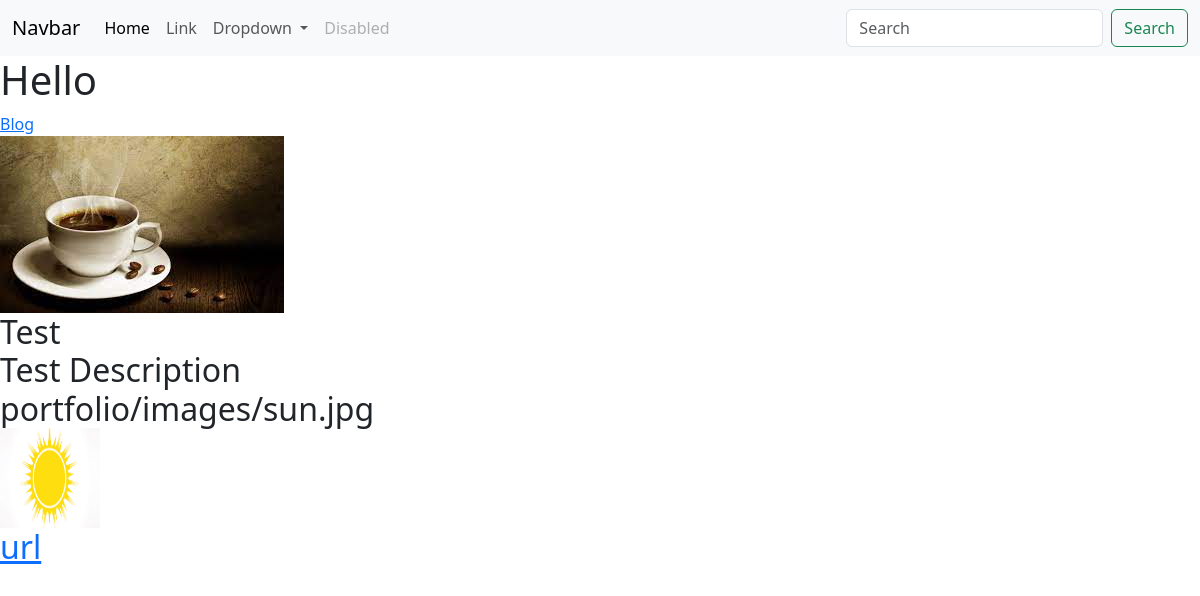
The app's page /, older data.
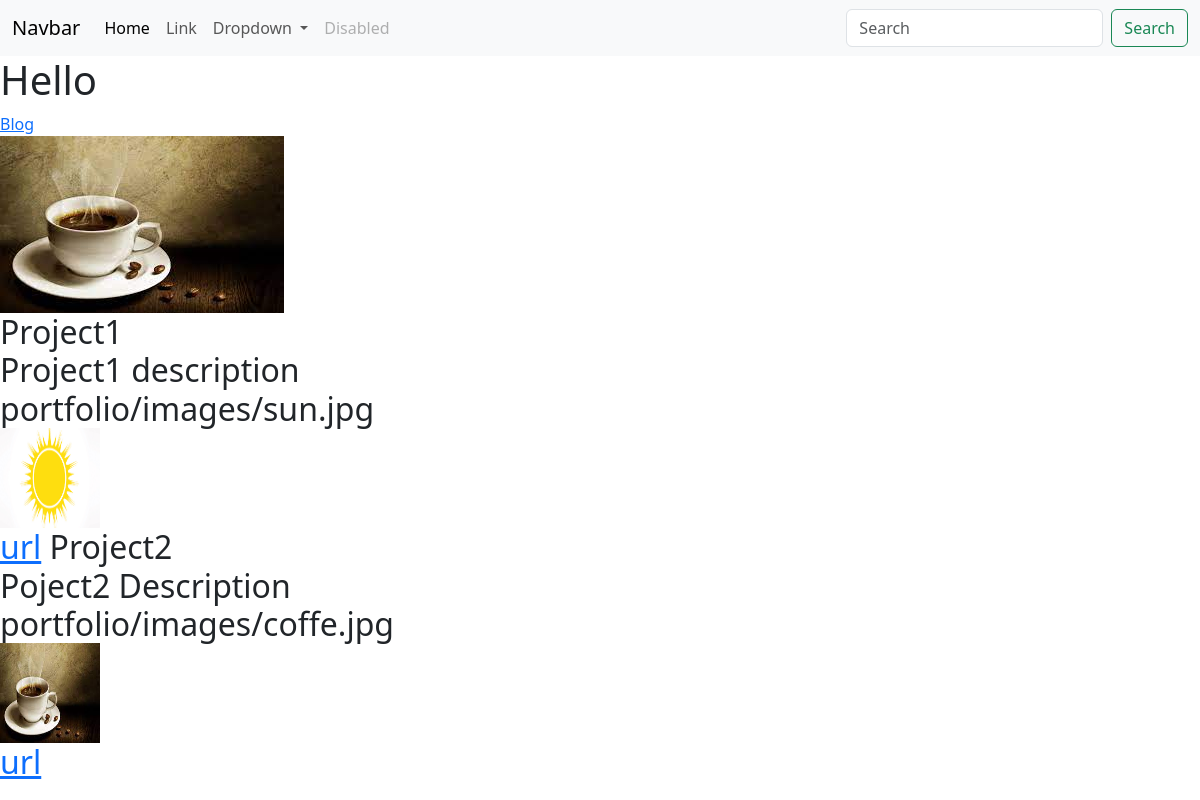
The same page, newer data.
### portfolio/models.py (models this page shows)
class Project(models.Model):
    title = models.CharField(max_length=100)
    description = models.CharField(max_length=250)
    image = models.ImageField(upload_to='portfolio/images/')
    url = models.URLField(blank=True)

### portfolio/views.py (the view)
# urls.py: 2. Add a URL to urlpatterns:  path('', views.home, name='home')
def home(request):
    projects = Project.objects.all();
    return render(request,'portfolio/home.html',{'projects':projects})

### portfolio/templates/portfolio/home.html
{% extends 'portfolio/base.html'%} {%block content%}
<h1>Hello</h1>
{% load static %}
<a href="{% url 'blog:all_blogs' %}"> Blog</a>
<br />
<img src=" {% static 'portfolio/pic.jpg' %} " />
<h2>
  {% for project in projects %} {{ project.title}}<br />
  {{ project.description}}<br />
  {{ project.image}} <br />
  <img src="{{ project.image.url}}" height="100" width="100" /><br />
  <a href="{{ project.url}}">url</a>
  {% endfor %}
</h2>
{%endblock%}

Row changes from the older to the newer data that the page shows:
changed Project "portfolio/images/sun.jpg": title "Test" → "Project1"; description "Test Description" → "Project1 description"
added Project: title "Project2", description "Poject2 Description", image "portfolio/images/coffe.jpg", image (picture)
